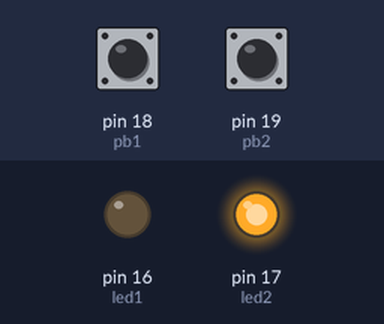
Recording of a program running on a simulated MicroPython board. On the bench: output pins drawn as LEDs (lit = HIGH). Inputs (shaded band) come from the test bench; at power-on: pin 18 (pb1) HIGH, pin 19 (pb2) HIGH.

Above: at 1.2 s.
1.3 s: pin 18 (pb1) pulled LOW for 0.15 s
At 1.37 s:
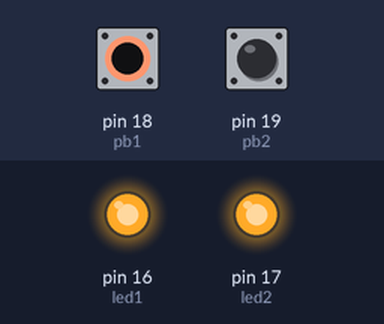
2.9 s: pin 19 (pb2) pulled LOW for 0.15 s
At 2.97 s:
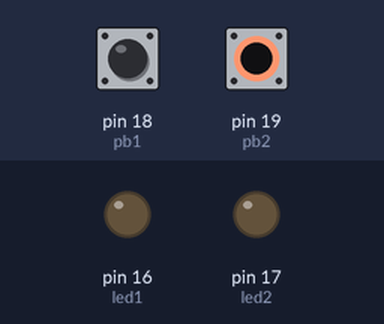
4.5 s: pin 19 (pb2) pulled LOW for 3.2 s
At 8.7 s:
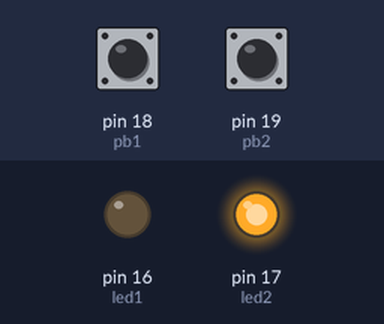
9.2 s: pin 18 (pb1) pulled LOW for 3.2 s
At 9.8 s:
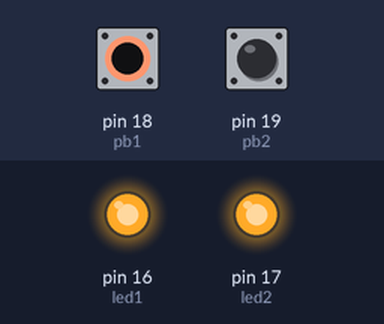
13.9 s: pin 18 (pb1) driven LOW and pin 19 (pb2) driven LOW
At 14.9 s:
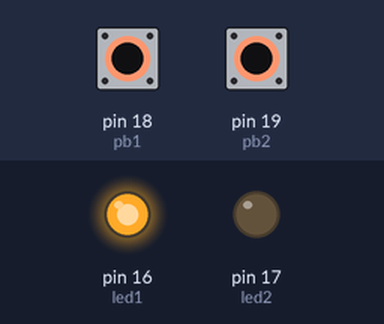
Timing chart, 0 to 16.4 s (numbered marks = the images above; inputs shaded):
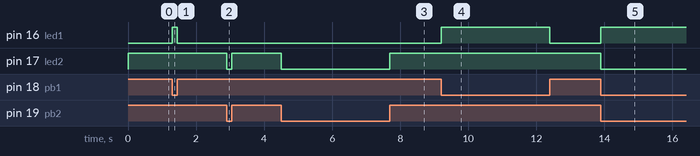

Measured:
- after the input at 1.3 s, pin 16 (led1): LOW → HIGH at once, → LOW 0.15 s later
- after the input at 2.9 s, pin 17 (led2): HIGH → LOW at once, → HIGH 0.15 s later
- after the input at 4.5 s, pin 17 (led2): HIGH → LOW at once, → HIGH 3.2 s later
- after the input at 9.2 s, pin 16 (led1): LOW → HIGH at once, → LOW 3.2 s later
- after the input at 13.9 s, pin 16 (led1): LOW → HIGH at once; pin 17 (led2): HIGH → LOW at once

The program:

pb_led.py
```python
from machine import Pin # 從machine導入Pin參數設定類別

led1 = Pin(16, Pin.OUT) # 設定GP16為LED1輸出腳
led2 = Pin(17, Pin.OUT) # 設定GP17為LED2輸出腳
pb1  = Pin(18, Pin.IN, Pin.PULL_UP) # 設定GP18為PB1輸入腳，且自帶pull high電阻
pb2  = Pin(19, Pin.IN, Pin.PULL_UP) # 設定GP19為PB2輸入腳，且自帶pull high電阻


while True: # 若真則循環
    if(pb1.value() == 0): # 若PB1輸入為Low(按下)
        led1.value(1)     # 點亮LED1
    else:                 # 反之
        led1.value(0)     # 熄滅LED1

    if(pb2.value() == 1): # 若PB2輸入為High(未按)
        led2.value(1)     # 點亮LED2
    else:                 # 反之
        led2.value(0)     # 熄滅LED2
```
